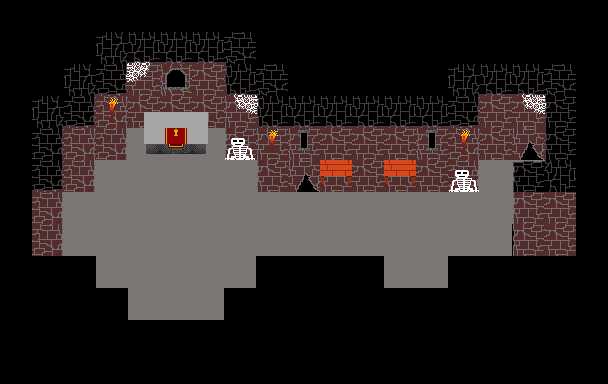

A 2D game scene composited from a Tiled map and its tileset images. What follows is a short description and the map's XML, with every tile layer's data as written:
An orthogonal 19x12 tile map with 32x32 px tiles, 4 tile layers (Ground, Objects, Wall, Wall Objects), 7 tilesets and 1 object.

<map version="1.0" tiledversion="1.1.6" orientation="orthogonal" renderorder="left-down" width="19" height="12" tilewidth="32" tileheight="32" infinite="0" nextobjectid="3">
 <tileset firstgid="1" source="../Tilesets/tiles3.tsx" />
 <tileset firstgid="145" source="../Tilesets/Stonework3.tsx" />
 <tileset firstgid="209" source="../Tilesets/Stonework_gaps.tsx" />
 <tileset firstgid="239" source="../Tilesets/furniture.tsx" />
 <tileset firstgid="275" source="../Tilesets/miscobjects.tsx" />
 <tileset firstgid="315" source="../Tilesets/webs.tsx" />
 <tileset firstgid="319" source="../Tilesets/Campfire.tsx" />
 <layer name="Ground" width="19" height="12">
  <data encoding="csv">
0,0,0,0,0,0,0,0,0,0,0,0,0,0,0,0,0,0,0,
0,0,0,183,183,183,183,183,0,0,0,0,0,0,0,0,0,0,0,
0,0,183,183,0,0,0,183,183,0,0,0,0,0,183,183,183,183,0,
0,183,183,0,0,0,0,0,183,183,183,183,183,183,183,0,0,183,0,
0,183,0,35,35,35,35,35,0,0,0,0,0,0,183,0,0,183,0,
0,183,35,35,35,35,35,35,35,0,0,0,0,0,35,35,35,35,0,
0,35,35,35,35,35,35,35,35,35,35,35,35,35,35,35,35,35,0,
0,35,35,35,35,35,35,35,35,35,35,35,35,35,35,35,0,0,0,
0,0,0,35,35,35,35,35,0,0,0,0,35,35,0,0,0,0,0,
0,0,0,0,35,35,35,0,0,0,0,0,0,0,0,0,0,0,0,
0,0,0,0,0,0,0,0,0,0,0,0,0,0,0,0,0,0,0,
0,0,0,0,0,0,0,0,0,0,0,0,0,0,0,0,0,0,0
</data>
 </layer>
 <layer name="Objects" width="19" height="12" opacity="0.99">
  <properties>
   <property name="unity:sortingLayerName" value="WorldObjects" />
   <property name="unity:sortingOrder" type="int" value="0" />
  </properties>
  <data encoding="csv">
0,0,0,0,0,0,0,0,0,0,0,0,0,0,0,0,0,0,0,
0,0,0,0,318,0,0,0,0,0,0,0,0,0,0,0,0,0,0,
0,0,0,316,0,0,0,317,0,0,0,0,0,0,0,0,317,0,0,
0,0,0,183,0,0,0,183,315,0,0,0,0,0,0,0,0,315,0,
0,0,183,0,302,294,301,0,183,0,0,0,0,0,0,0,0,0,0,
0,0,0,0,0,0,0,0,0,0,0,0,0,0,0,0,0,0,0,
0,0,0,0,0,0,0,0,0,0,0,0,0,0,0,0,0,0,0,
0,0,0,0,0,0,0,0,0,0,0,0,0,0,0,0,0,0,0,
0,0,0,0,0,0,0,0,0,0,0,0,0,0,0,0,0,0,0,
0,0,0,0,0,0,0,0,0,0,0,0,0,0,0,0,0,0,0,
0,0,0,0,0,0,0,0,0,0,0,0,0,0,0,0,0,0,0,
0,0,0,0,0,0,0,0,0,0,0,0,0,0,0,0,0,0,0
</data>
 </layer>
 <layer name="Wall" width="19" height="12">
  <data encoding="csv">
0,0,0,0,0,0,0,0,0,0,0,0,0,0,0,0,0,0,0,
0,0,0,161,147,147,147,160,0,0,0,0,0,0,0,0,0,0,0,
0,0,161,154,183,234,183,156,160,0,0,0,0,0,161,147,147,160,0,
0,161,154,187,183,183,183,184,156,147,147,147,147,147,154,183,183,146,0,
0,149,187,187,0,0,0,184,184,233,183,183,183,233,187,183,237,146,0,
0,154,187,0,0,0,0,0,184,237,183,183,183,183,187,0,157,159,0,
0,187,0,0,0,0,0,0,0,0,0,0,0,0,0,0,184,183,0,
0,187,0,0,0,0,0,0,0,0,0,0,0,0,0,0,184,183,0,
0,0,0,0,0,0,0,0,0,0,0,0,0,0,0,0,0,0,0,
0,0,0,0,0,0,0,0,0,0,0,0,0,0,0,0,0,0,0,
0,0,0,0,0,0,0,0,0,0,0,0,0,0,0,0,0,0,0,
0,0,0,0,0,0,0,0,0,0,0,0,0,0,0,0,0,0,0
</data>
 </layer>
 <layer name="Wall Objects" width="19" height="12">
  <data encoding="csv">
0,0,0,0,0,0,0,0,0,0,0,0,0,0,0,0,0,0,0,
0,0,0,0,0,0,0,0,0,0,0,0,0,0,0,0,0,0,0,
0,0,0,0,315,0,0,0,0,0,0,0,0,0,0,0,0,0,0,
0,0,0,322,304,298,303,316,0,0,0,0,0,0,0,0,316,0,0,
0,0,0,0,0,0,0,285,322,0,0,0,0,0,322,0,0,0,0,
0,0,0,0,0,0,0,0,0,0,254,0,254,0,285,0,0,0,0,
0,0,0,0,0,0,0,0,0,0,0,0,0,0,0,0,0,0,0,
0,0,0,0,0,0,0,0,0,0,0,0,0,0,0,0,0,0,0,
0,0,0,0,0,0,0,0,0,0,0,0,0,0,0,0,0,0,0,
0,0,0,0,0,0,0,0,0,0,0,0,0,0,0,0,0,0,0,
0,0,0,0,0,0,0,0,0,0,0,0,0,0,0,0,0,0,0,
0,0,0,0,0,0,0,0,0,0,0,0,0,0,0,0,0,0,0
</data>
 </layer>
 <objectgroup name="Boundaries">
  <object id="2" x="62" y="256">
   <polygon points="0,0 34,0 34,32 66,32 66,64 162,64 162,32 194,32 194,0 226,0 322,0 322,32 386,32 386,1 386,0 452,0 452,2 388,2 388,32 388,34 320,34 320,2 196,2 196,34 164,34 164,66 64,66 64,35 64,34 32,34 32,2 0,2" />
  </object>
 </objectgroup>
</map>
